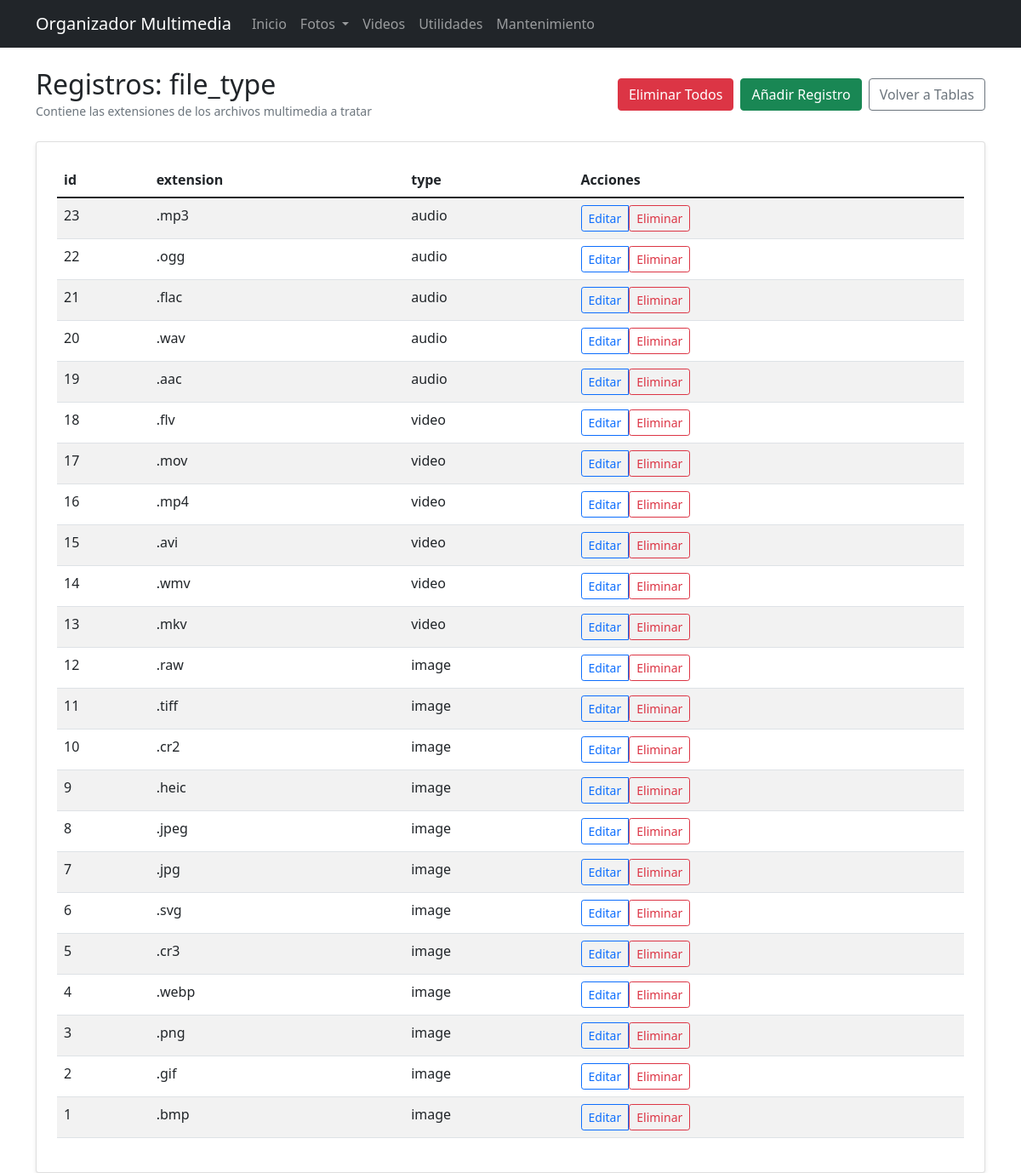
/tables/1/records, run on an earlier commit of the app's database.
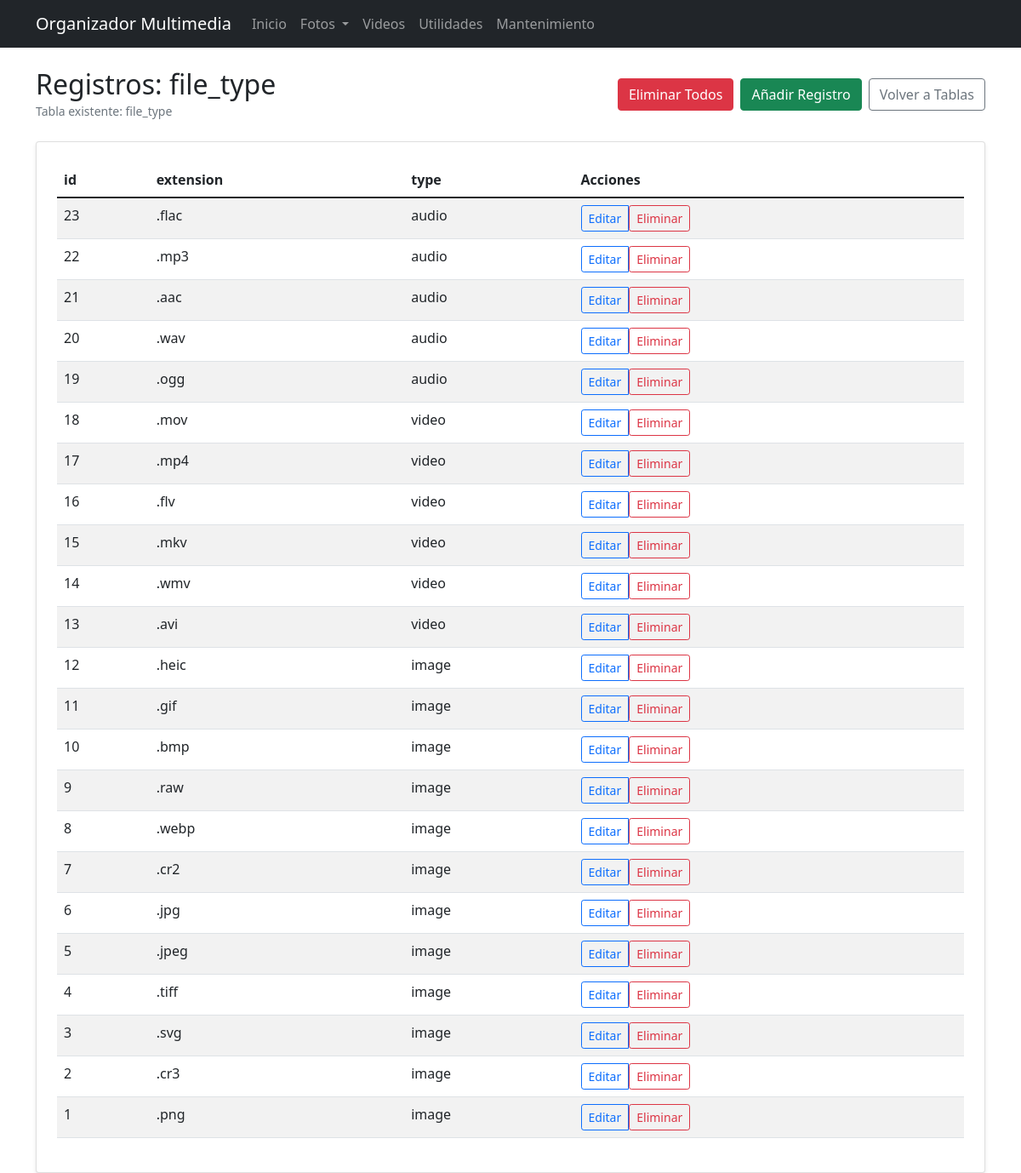
And on a later commit of the database.
### app/models/database.py (models this page shows, shortened)
class DynamicTable(db.Model):
    id = db.Column(db.Integer, primary_key=True)
    name = db.Column(db.String(50), unique=True, nullable=False)
    description = db.Column(db.String(200))
    created_at = db.Column(db.DateTime, default=datetime.utcnow)
    fields = db.relationship('TableField', backref='table', lazy=True, cascade='all, delete-orphan')

class TableField(db.Model):
    id = db.Column(db.Integer, primary_key=True)
    table_id = db.Column(db.Integer, db.ForeignKey('dynamic_table.id'), nullable=False)
    name = db.Column(db.String(50), nullable=False)
    field_type = db.Column(db.String(20), nullable=False)  # TEXT, INTEGER, REAL, DATE, etc.
    is_required = db.Column(db.Boolean, default=False)
    is_primary_key = db.Column(db.Boolean, default=False)
    is_auto_increment = db.Column(db.Boolean, default=False)
    default_value = db.Column(db.String(100))
    description = db.Column(db.String(255))
    created_at = db.Column(db.DateTime, default=datetime.utcnow)
    class FieldTypes:
        TEXT = 'TEXT'
        INTEGER = 'INTEGER'
        REAL = 'REAL'
        DATE = 'DATE'
        DATETIME = 'DATETIME'
        BOOLEAN = 'BOOLEAN'

class FileType(db.Model):
    id = db.Column(db.Integer, primary_key=True)
    extension = db.Column(db.String(10), unique=True, nullable=False)
    type = db.Column(db.String(10), nullable=False)

### app/routes/tables.py (the view)
@bp.route('/<int:table_id>/records')
def manage_records(table_id):
    table = DynamicTable.query.get_or_404(table_id)
    fields = _collect_table_fields(table)
    if len(fields) <= 1:
        flash('Añade campos a la tabla antes de gestionar sus registros.', 'warning')
        return redirect(url_for('tables.edit_table', table_id=table_id))
    select_order = ['id'] + [f.name for f in fields]
    seen = set()
    columns = []
    for name in select_order:
        if name and name not in seen:
            columns.append(f'"{name}"')
            seen.add(name)
    field_names = ', '.join(columns)
    try:
        result = db.session.execute(text(f'SELECT {field_names} FROM "{table.name}" ORDER BY "id" DESC')).mappings().all()
    except Exception as exc:
        flash(f'No se pudieron obtener los registros: {exc}', 'error')
        return redirect(url_for('tables.edit_table', table_id=table_id))
    rows = []
    for item in result:
        row = {'__record_id': item.get('id')}
        for field in fields:
            row[field.name] = _present_value(field, item.get(field.name))
        rows.append(row)
    return render_template('tables/records_list.html', table=table, fields=fields, rows=rows)

### app/routes/tables.py (called while the page is built)
def _collect_table_fields(table: DynamicTable) -> List[TableField]:
    return sorted(table.fields, key=lambda f: (0 if f.name == 'id' else 1, f.id))

def _present_value(field: TableField, value: Any) -> str:
    if value is None:
        return ''
    if field.field_type == TableField.FieldTypes.BOOLEAN:
        return 'Sí' if int(value or 0) else 'No'
    return str(value)

### app/templates/tables/records_list.html (shortened to what the changed rows need)
{% extends "base.html" %}
{% block content %}
<div class="row">
    <div class="col-12">
        <div class="d-flex justify-content-between align-items-center mb-4">
            <div>
                <h2 class="mb-0">Registros: {{ table.name }}</h2>
                {% if table.description %}
                <small class="text-muted">{{ table.description }}</small>
                {% endif %}
            </div>
        </div>
        <div class="card">
            <div class="card-body">
                {% if rows %}
                <div class="table-responsive">
                    <table class="table table-striped">
                        <thead>
                            <tr>
                                {% for field in fields %}
                                <th>
                                    {{ field.description or field.name }}
                                </th>
                                {% endfor %}
                                <th>Acciones</th>
                            </tr>
                        </thead>
                        <tbody>
                            {% for row in rows %}
                            <tr>
                                {% for field in fields %}
                                <td>
                                    {% if field.name == 'parent_path' and row[field.name] %}
                                                     <a href="#"
                                                         class="text-decoration-none js-open-folder"
                                                         data-folder-path="{{ row[field.name]|e }}">
                                            {{ row[field.name] }}
                                        </a>
                                    {% else %}
                                        {{ row[field.name] }}
                                    {% endif %}
                                </td>
                                {% endfor %}
                                <td>
                                    <div class="btn-group" role="group">
                                        {% if row['__record_id'] is not none %}
                                        <a href="{{ url_for('tables.edit_record', table_id=table.id, record_id=row['__record_id']) }}" class="btn btn-sm btn-outline-primary">Editar</a>
                                        <form action="{{ url_for('tables.delete_record', table_id=table.id, record_id=row['__record_id']) }}"
                                              method="POST"
                                              onsubmit="return confirm('¿Seguro que quieres eliminar este registro?');">
                                            <button type="submit" class="btn btn-sm btn-outline-danger">Eliminar</button>
                                        </form>
                                        {% else %}
                                        <span class="text-muted">Acciones no disponibles</span>
                                        {% endif %}
                                    </div>
                                </td>
                            </tr>
                            {% endfor %}
                        </tbody>
                    </table>
                </div>
                {% else %}
                <div class="alert alert-info mb-0">
                    Aún no hay registros en esta tabla. Utiliza el botón "Añadir Registro" para comenzar.
                </div>
                {% endif %}
            </div>
        </div>
    </div>
</div>
{% endblock %}

What changed in the data, as far as the page shows it:
changed DynamicTable "file_type": description "Contiene las extensiones de los archivos multimedia a tratar" → "Tabla existente: file_type"
changed TableField "extension": name.extension ".mp3" → ".flac"; name.extension ".ogg" → ".mp3"; name.extension ".flac" → ".aac"; name.extension ".aac" → ".ogg"; name.extension ".flv" → ".mov"; name.extension ".mov" → ".mp4"; name.extension ".mp4" → ".flv"; name.extension ".avi" → ".mkv"; name.extension ".mkv" → ".avi"; name.extension ".raw" → ".heic"; name.extension ".tiff" → ".gif"; name.extension ".cr2" → ".bmp"; name.extension ".heic" → ".raw"; name.extension ".jpeg" → ".webp"; name.extension ".jpg" → ".cr2"; name.extension ".svg" → ".jpg"; name.extension ".cr3" → ".jpeg"; name.extension ".webp" → ".tiff"; name.extension ".png" → ".svg"; name.extension ".gif" → ".cr3"; name.extension ".bmp" → ".png"
